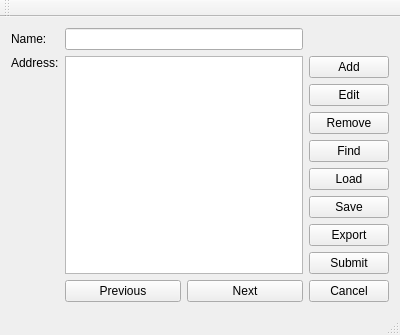
<?xml version="1.0" encoding="UTF-8"?>
<ui version="4.0">
 <class>MainWindow</class>
 <widget class="QMainWindow" name="MainWindow">
  <property name="geometry">
   <rect>
    <x>0</x>
    <y>0</y>
    <width>400</width>
    <height>325</height>
   </rect>
  </property>
  <property name="windowTitle">
   <string>MainWindow</string>
  </property>
  <widget class="QWidget" name="centralWidget">
   <layout class="QGridLayout" name="gridLayout">
    <item row="0" column="1">
     <widget class="QLineEdit" name="leName"/>
    </item>
    <item row="2" column="0">
     <widget class="QLabel" name="label_2">
      <property name="text">
       <string>Address:</string>
      </property>
      <property name="alignment">
       <set>Qt::AlignLeading|Qt::AlignLeft|Qt::AlignTop</set>
      </property>
     </widget>
    </item>
    <item row="2" column="1">
     <widget class="QTextEdit" name="teAddress"/>
    </item>
    <item row="2" column="2" rowspan="2">
     <layout class="QVBoxLayout" name="vlButtons">
      <item>
       <widget class="QPushButton" name="pbAdd">
        <property name="text">
         <string>Add</string>
        </property>
       </widget>
      </item>
      <item>
       <widget class="QPushButton" name="pbEdit">
        <property name="text">
         <string>Edit</string>
        </property>
       </widget>
      </item>
      <item>
       <widget class="QPushButton" name="pbRemove">
        <property name="text">
         <string>Remove</string>
        </property>
       </widget>
      </item>
      <item>
       <widget class="QPushButton" name="pbFind">
        <property name="text">
         <string>Find</string>
        </property>
       </widget>
      </item>
      <item>
       <widget class="QPushButton" name="pbLoad">
        <property name="text">
         <string>Load</string>
        </property>
       </widget>
      </item>
      <item>
       <widget class="QPushButton" name="pbSave">
        <property name="text">
         <string>Save</string>
        </property>
       </widget>
      </item>
      <item>
       <widget class="QPushButton" name="pbExport">
        <property name="text">
         <string>Export</string>
        </property>
       </widget>
      </item>
      <item>
       <widget class="QPushButton" name="pbSubmit">
        <property name="text">
         <string>Submit</string>
        </property>
       </widget>
      </item>
      <item>
       <widget class="QPushButton" name="pbCancel">
        <property name="text">
         <string>Cancel</string>
        </property>
       </widget>
      </item>
     </layout>
    </item>
    <item row="3" column="1">
     <layout class="QHBoxLayout" name="horizontalLayout">
      <item>
       <widget class="QPushButton" name="pbPrevious">
        <property name="text">
         <string>Previous</string>
        </property>
       </widget>
      </item>
      <item>
       <widget class="QPushButton" name="pbNext">
        <property name="text">
         <string>Next</string>
        </property>
       </widget>
      </item>
     </layout>
    </item>
    <item row="0" column="0">
     <widget class="QLabel" name="label">
      <property name="text">
       <string>Name:</string>
      </property>
     </widget>
    </item>
   </layout>
  </widget>
  <widget class="QMenuBar" name="menuBar">
   <property name="geometry">
    <rect>
     <x>0</x>
     <y>0</y>
     <width>400</width>
     <height>27</height>
    </rect>
   </property>
  </widget>
  <widget class="QToolBar" name="mainToolBar">
   <attribute name="toolBarArea">
    <enum>TopToolBarArea</enum>
   </attribute>
   <attribute name="toolBarBreak">
    <bool>false</bool>
   </attribute>
  </widget>
  <widget class="QStatusBar" name="statusBar"/>
 </widget>
 <layoutdefault spacing="6" margin="11"/>
 <resources/>
 <connections/>
</ui>
